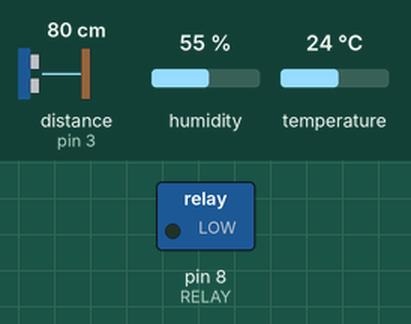
This sketch was run on a simulated Arduino Uno, built with avr-gcc and run on an emulated ATmega328P. On the bench: switched loads named in the sketch (green lamp = pin HIGH). Wiring (inferred from the names in the program): ultrasonic range finder: trigger pin 2; echo pin 3. The inputs (shaded band) are chosen by the test bench; at power-on: distance to the obstacle (sensor on pin 3) 80 cm, humidity 55 %, temperature 24 °C. The echo pulse lasts 58.3 µs per cm; pins used as bus, display or sensor lines are not drawn.

Above: at 3.2 s.
3.3 s: distance to the obstacle (sensor on pin 3) set to 12 cm
4.8 s: distance to the obstacle (sensor on pin 3) set to 9 cm
At 5.2 s:
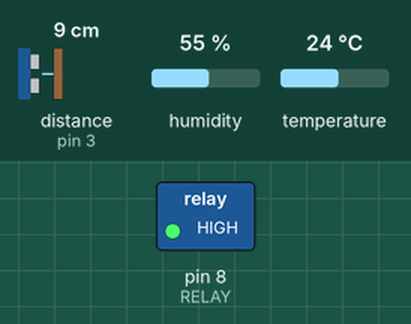
6.3 s: distance to the obstacle (sensor on pin 3) set to 18 cm
At 7.5 s:
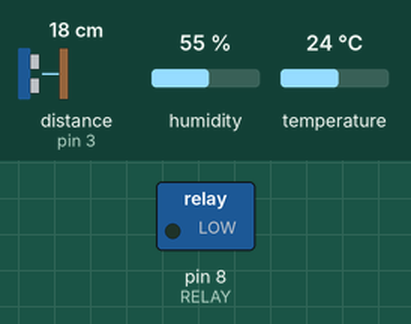
7.8 s: distance to the obstacle (sensor on pin 3) set to 2 cm
At 8.8 s:
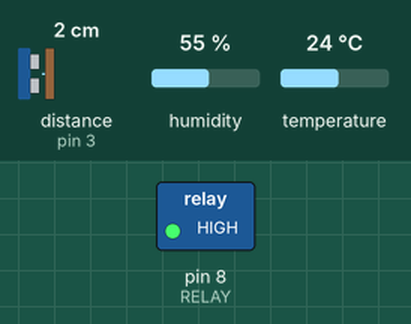
Timing chart, 0 to 10.3 s (numbered marks = the images above; inputs shaded):
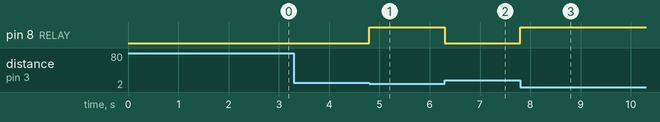

Measured:
- the behaviour switches between 11 and 10 cm on distance to the obstacle (sensor on pin 3) (found by bisection; images 0 and 1)
- after the input at 3.3 s, every drawn part: stays the same
- after the input at 4.8 s, pin 8 (RELAY): LOW → HIGH at once
- after the input at 6.3 s, pin 8 (RELAY): HIGH → LOW at once
- after the input at 7.8 s, pin 8 (RELAY): LOW → HIGH at once

The sketch:

RELAYMAYBE.ino
```cpp
#include <DHT.h>  //온습도센서 라이브러리 사용
#define RELAY 8             //릴레이와 연결된 8번 핀
#define DHTPIN 5          //습도센서와 연결된 6번 핀
#define DHTTYPE DHT22 //습도센서 종류 DHT22
#define TRIG 2 // 초음파센서 TRIG 2번핀 할당
#define ECHO 3 // 초음파센서 ECHO 3번핀 할당

DHT dht(DHTPIN, DHTTYPE);
float hum;
float temp;

void setup()
{
  Serial.begin(9600);
  pinMode(RELAY, OUTPUT);
  pinMode(TRIG,OUTPUT); // 초음파센서로 아두이노가 송신
  pinMode(ECHO,INPUT);  // 초음파센서를 아두이노가 수신
  dht.begin();
  delay(2000);
}

void loop()
{
  hum = dht.readHumidity();//(온습도)온도값 읽기
  temp= dht.readTemperature();//(온습도)습도값 읽기
  digitalWrite(TRIG,LOW); //(초음파)
  delayMicroseconds(2); //(초음파)
  digitalWrite(TRIG,HIGH); //(초음파)
  delayMicroseconds(5); //(초음파)
  digitalWrite(TRIG,LOW); //(초음파)

  long distance = pulseIn(ECHO,HIGH)/58; // 초음파 간격

//릴레이 동작. 1)물건이 들어오면 5초간 릴레이 동작, 2) 5초뒤에 습도가 50이상이면 계속 동작, 3)습도가 50이하면 정지

  if(distance < 10 && hum > 50){
    digitalWrite(RELAY, HIGH);
  } else if(distance < 10 && hum < 50){
    digitalWrite(RELAY, HIGH);
    delay(5000);
    digitalWrite(RELAY, LOW);
  } else if(distance > 10){
    digitalWrite(RELAY, LOW);
  }
}
```
